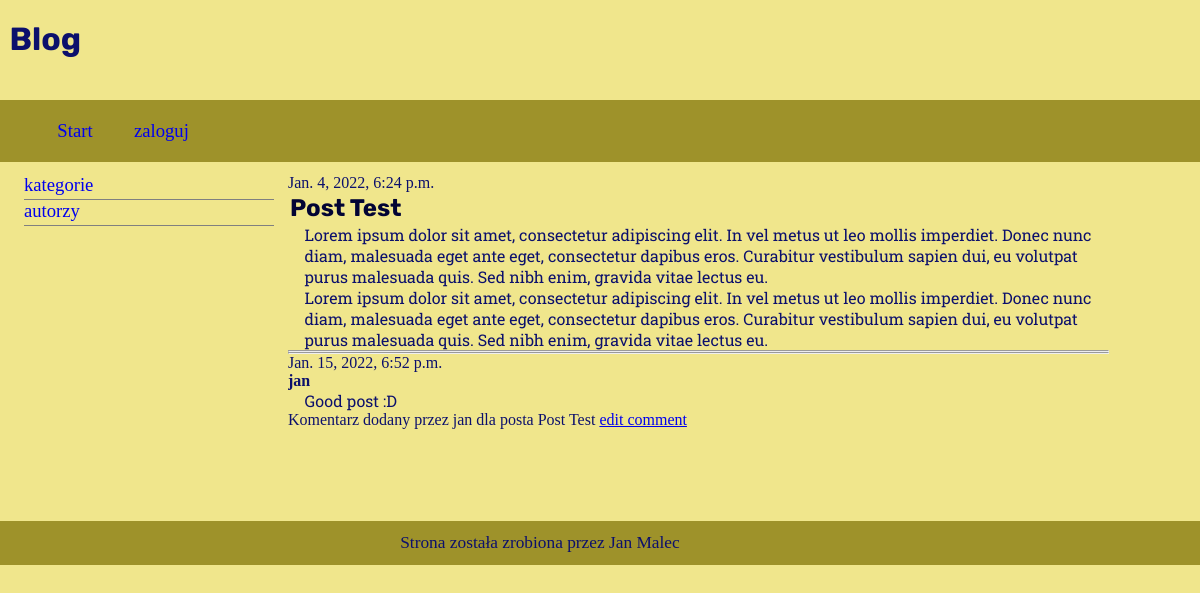
The app's page /post/4/, older data.
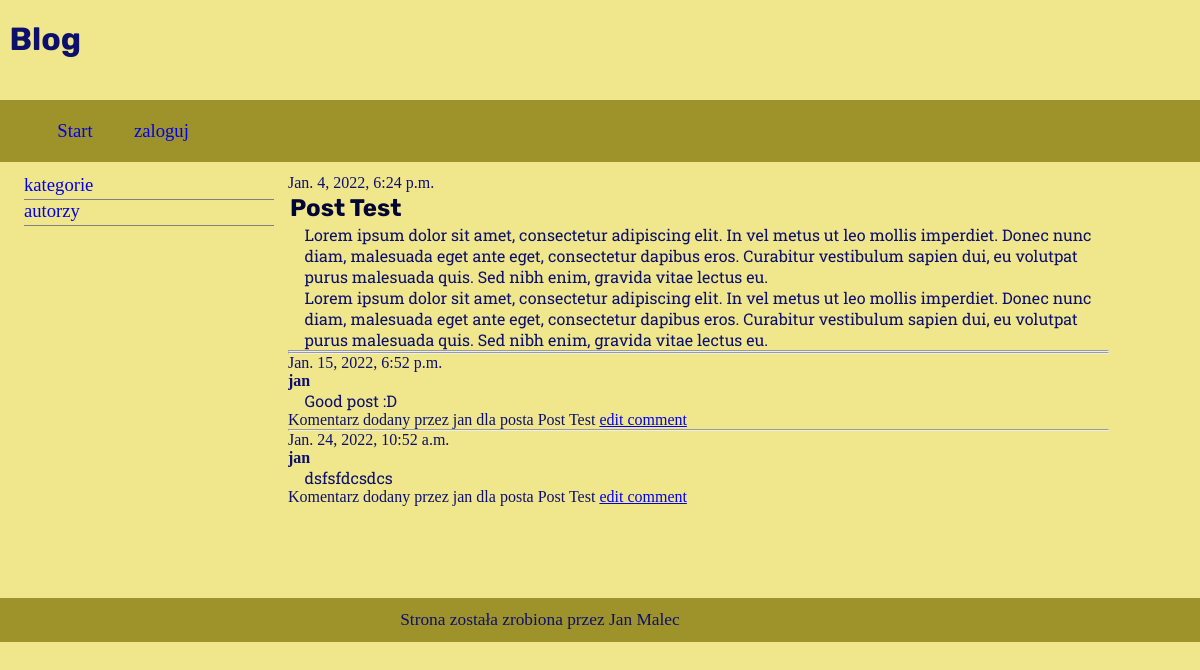
The same page, newer data.
### blog/models.py (models this page shows, shortened)
class Comments(models.Model):
    post = models.ForeignKey('Post', on_delete=models.CASCADE, related_name='comments')
    author = models.ForeignKey('auth.User', on_delete=models.CASCADE)
    email = models.EmailField()
    text = models.TextField()
    created_date = models.DateTimeField(default=timezone.now)
    updated_date = models.DateTimeField(auto_now = True)
    active = models.BooleanField( default = True)
    def __str__(self):
        return 'Komentarz dodany przez {} dla posta {}'.format(self.author, self.post)

class Post(models.Model):
    author = models.ForeignKey('auth.User', on_delete=models.CASCADE)
    title = models.CharField(max_length=200)
    text = models.TextField()
    created_date = models.DateTimeField(
            default=timezone.now)
    published_date = models.DateTimeField(
            blank=True, null=True)
    tags = TaggableManager()
    def __str__(self):
        return self.title

### blog/views.py (the view)
# urls.py: path('post/<int:pk>/', views.post_detail, name='post_detail'),
def post_detail(request, pk):
    post = get_object_or_404(Post, pk=pk)
    Post.objects.get(pk=pk)
    return render(request, 'blog/post_detail.html', {'post':post})

### blog/templates/blog/post_detail.html (shortened to what this page needs)
{% extends 'blog/base.html' %}
{% block content %}
    {% if post.published_date %}
<div class="date">
    {{ post.published_date }}
</div>
{% endif %}
<h2>{{ post.title }}</h2>
<p>{{ post.text|linebreaksbr }}</p>
<hr>
{% for comment in post.comments.all %}
    <div class="comment"><hr>
        <div class="date">{{ comment.created_date }}</div>
        <strong>{{ comment.author }}</strong>
        <p>{{ comment.text|linebreaks }}</p>
    </div>
    {{comment}}
    <a class="btn btn-default" href="{% url 'comment_edit' pk=comment.post.pk %}">edit comment</a>
{% empty %}
    <p>Brak komentarzy :(</p>
{% endfor %}
{% endblock %}

Row changes from the older to the newer data that the page shows:
added Comments: created_date "Jan. 24, 2022, 10:52 a.m.", author "jan", text "dsfsfdcsdcs", author+post "Komentarz dodany przez jan dla posta Post Test"
